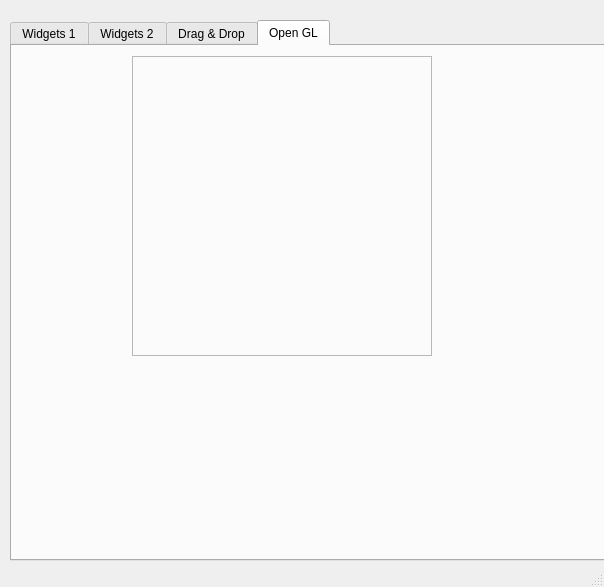
<?xml version="1.0" encoding="UTF-8"?>
<ui version="4.0">
 <class>MainWindow</class>
 <widget class="QMainWindow" name="MainWindow">
  <property name="geometry">
   <rect>
    <x>0</x>
    <y>0</y>
    <width>604</width>
    <height>587</height>
   </rect>
  </property>
  <property name="windowTitle">
   <string>MainWindow</string>
  </property>
  <widget class="QWidget" name="centralwidget">
   <widget class="QTabWidget" name="tabWidget">
    <property name="geometry">
     <rect>
      <x>10</x>
      <y>20</y>
      <width>661</width>
      <height>541</height>
     </rect>
    </property>
    <property name="currentIndex">
     <number>3</number>
    </property>
    <widget class="QWidget" name="tab">
     <attribute name="title">
      <string>Widgets 1</string>
     </attribute>
     <widget class="QWidget" name="verticalLayoutWidget">
      <property name="geometry">
       <rect>
        <x>19</x>
        <y>9</y>
        <width>621</width>
        <height>491</height>
       </rect>
      </property>
      <layout class="QVBoxLayout" name="verticalLayout">
       <item>
        <widget class="QTabWidget" name="tabWidget_2">
         <property name="currentIndex">
          <number>0</number>
         </property>
         <widget class="QWidget" name="tab_3">
          <attribute name="title">
           <string>Tree</string>
          </attribute>
          <widget class="QTreeWidget" name="treeWidget">
           <property name="geometry">
            <rect>
             <x>0</x>
             <y>0</y>
             <width>601</width>
             <height>451</height>
            </rect>
           </property>
           <column>
            <property name="text">
             <string>Headers</string>
            </property>
           </column>
           <column>
            <property name="text">
             <string notr="true">Item</string>
            </property>
           </column>
           <column>
            <property name="text">
             <string>Subitem</string>
            </property>
           </column>
           <column>
            <property name="text">
             <string notr="true">New Column</string>
            </property>
           </column>
          </widget>
         </widget>
         <widget class="QWidget" name="tab_4">
          <attribute name="title">
           <string>Calendar</string>
          </attribute>
          <widget class="QDateEdit" name="dateEdit">
           <property name="geometry">
            <rect>
             <x>10</x>
             <y>10</y>
             <width>591</width>
             <height>22</height>
            </rect>
           </property>
           <property name="alignment">
            <set>Qt::AlignCenter</set>
           </property>
          </widget>
          <widget class="QCalendarWidget" name="calendarWidget">
           <property name="geometry">
            <rect>
             <x>10</x>
             <y>40</y>
             <width>591</width>
             <height>401</height>
            </rect>
           </property>
          </widget>
         </widget>
        </widget>
       </item>
      </layout>
     </widget>
    </widget>
    <widget class="QWidget" name="tab_2">
     <attribute name="title">
      <string>Widgets 2</string>
     </attribute>
     <widget class="QGroupBox" name="groupBox">
      <property name="geometry">
       <rect>
        <x>20</x>
        <y>10</y>
        <width>221</width>
        <height>181</height>
       </rect>
      </property>
      <property name="title">
       <string>Choose Option</string>
      </property>
      <widget class="QWidget" name="layoutWidget">
       <property name="geometry">
        <rect>
         <x>20</x>
         <y>30</y>
         <width>133</width>
         <height>65</height>
        </rect>
       </property>
       <layout class="QVBoxLayout" name="verticalLayout_2">
        <item>
         <widget class="QRadioButton" name="radioButton_start">
          <property name="text">
           <string>Start</string>
          </property>
          <property name="checked">
           <bool>true</bool>
          </property>
         </widget>
        </item>
        <item>
         <widget class="QRadioButton" name="radioButton_stop">
          <property name="text">
           <string>Stop</string>
          </property>
         </widget>
        </item>
        <item>
         <widget class="QRadioButton" name="radioButton_reset">
          <property name="statusTip">
           <string>This is Option 2</string>
          </property>
          <property name="text">
           <string>Reset</string>
          </property>
         </widget>
        </item>
       </layout>
      </widget>
     </widget>
     <widget class="QGroupBox" name="groupBox_2">
      <property name="geometry">
       <rect>
        <x>270</x>
        <y>20</y>
        <width>371</width>
        <height>171</height>
       </rect>
      </property>
      <property name="title">
       <string>Move the Dial</string>
      </property>
      <widget class="QDial" name="dial">
       <property name="geometry">
        <rect>
         <x>20</x>
         <y>30</y>
         <width>131</width>
         <height>121</height>
        </rect>
       </property>
      </widget>
      <widget class="QLCDNumber" name="lcdNumber">
       <property name="geometry">
        <rect>
         <x>190</x>
         <y>30</y>
         <width>161</width>
         <height>121</height>
        </rect>
       </property>
       <property name="digitCount">
        <number>2</number>
       </property>
      </widget>
     </widget>
     <widget class="QProgressBar" name="progressBar">
      <property name="geometry">
       <rect>
        <x>10</x>
        <y>460</y>
        <width>631</width>
        <height>23</height>
       </rect>
      </property>
      <property name="value">
       <number>24</number>
      </property>
     </widget>
     <widget class="QFontComboBox" name="fontComboBox">
      <property name="geometry">
       <rect>
        <x>20</x>
        <y>220</y>
        <width>221</width>
        <height>21</height>
       </rect>
      </property>
     </widget>
     <widget class="QLabel" name="label">
      <property name="geometry">
       <rect>
        <x>20</x>
        <y>260</y>
        <width>221</width>
        <height>171</height>
       </rect>
      </property>
      <property name="text">
       <string/>
      </property>
     </widget>
    </widget>
    <widget class="QWidget" name="tab_5">
     <attribute name="title">
      <string>Drag &amp;&amp; Drop</string>
     </attribute>
     <widget class="QLineEdit" name="lineEdit">
      <property name="geometry">
       <rect>
        <x>10</x>
        <y>10</y>
        <width>161</width>
        <height>20</height>
       </rect>
      </property>
      <property name="dragEnabled">
       <bool>true</bool>
      </property>
     </widget>
     <widget class="QComboBox" name="comboBox">
      <property name="geometry">
       <rect>
        <x>180</x>
        <y>10</y>
        <width>181</width>
        <height>22</height>
       </rect>
      </property>
      <property name="minimumSize">
       <size>
        <width>181</width>
        <height>0</height>
       </size>
      </property>
      <property name="acceptDrops">
       <bool>true</bool>
      </property>
      <property name="editable">
       <bool>true</bool>
      </property>
     </widget>
     <widget class="QPushButton" name="pushButton">
      <property name="geometry">
       <rect>
        <x>370</x>
        <y>10</y>
        <width>181</width>
        <height>23</height>
       </rect>
      </property>
      <property name="minimumSize">
       <size>
        <width>0</width>
        <height>23</height>
       </size>
      </property>
      <property name="acceptDrops">
       <bool>true</bool>
      </property>
      <property name="text">
       <string>PushButton</string>
      </property>
     </widget>
     <widget class="QListWidget" name="listWidget">
      <property name="geometry">
       <rect>
        <x>10</x>
        <y>40</y>
        <width>271</width>
        <height>401</height>
       </rect>
      </property>
      <property name="dragEnabled">
       <bool>true</bool>
      </property>
      <property name="dragDropMode">
       <enum>QAbstractItemView::DragDrop</enum>
      </property>
      <item>
       <property name="text">
        <string>Item 1</string>
       </property>
      </item>
      <item>
       <property name="text">
        <string>Item 2</string>
       </property>
      </item>
      <item>
       <property name="text">
        <string>Item 3</string>
       </property>
      </item>
      <item>
       <property name="text">
        <string>Item 4</string>
       </property>
      </item>
     </widget>
     <widget class="QListWidget" name="listWidget_2">
      <property name="geometry">
       <rect>
        <x>290</x>
        <y>40</y>
        <width>261</width>
        <height>401</height>
       </rect>
      </property>
     </widget>
    </widget>
    <widget class="QWidget" name="tab_gl">
     <attribute name="title">
      <string>Open GL</string>
     </attribute>
     <widget class="QFrame" name="frame_gl">
      <property name="geometry">
       <rect>
        <x>120</x>
        <y>10</y>
        <width>300</width>
        <height>300</height>
       </rect>
      </property>
      <property name="frameShape">
       <enum>QFrame::StyledPanel</enum>
      </property>
      <property name="frameShadow">
       <enum>QFrame::Raised</enum>
      </property>
     </widget>
    </widget>
   </widget>
  </widget>
  <widget class="QMenuBar" name="menubar">
   <property name="geometry">
    <rect>
     <x>0</x>
     <y>0</y>
     <width>604</width>
     <height>21</height>
    </rect>
   </property>
  </widget>
  <widget class="QStatusBar" name="statusbar"/>
 </widget>
 <resources/>
 <connections>
  <connection>
   <sender>radioButton_stop</sender>
   <signal>clicked()</signal>
   <receiver>progressBar</receiver>
   <slot>reset()</slot>
   <hints>
    <hint type="sourcelabel">
     <x>139</x>
     <y>127</y>
    </hint>
    <hint type="destinationlabel">
     <x>158</x>
     <y>528</y>
    </hint>
   </hints>
  </connection>
  <connection>
   <sender>dial</sender>
   <signal>valueChanged(int)</signal>
   <receiver>lcdNumber</receiver>
   <slot>display(int)</slot>
   <hints>
    <hint type="sourcelabel">
     <x>390</x>
     <y>179</y>
    </hint>
    <hint type="destinationlabel">
     <x>492</x>
     <y>180</y>
    </hint>
   </hints>
  </connection>
  <connection>
   <sender>fontComboBox</sender>
   <signal>activated(QString)</signal>
   <receiver>label</receiver>
   <slot>setText(QString)</slot>
   <hints>
    <hint type="sourcelabel">
     <x>225</x>
     <y>286</y>
    </hint>
    <hint type="destinationlabel">
     <x>220</x>
     <y>374</y>
    </hint>
   </hints>
  </connection>
 </connections>
</ui>
